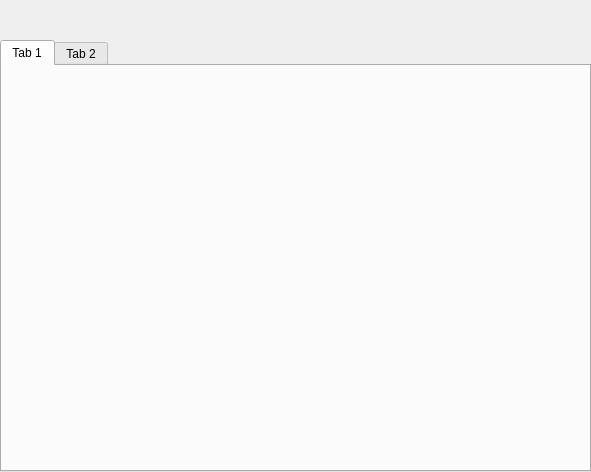
<?xml version="1.0" encoding="UTF-8"?>
<ui version="4.0">
 <class>AnotherShadowWidget</class>
 <widget class="QWidget" name="AnotherShadowWidget">
  <property name="geometry">
   <rect>
    <x>0</x>
    <y>0</y>
    <width>591</width>
    <height>472</height>
   </rect>
  </property>
  <property name="windowTitle">
   <string>Form</string>
  </property>
  <layout class="QVBoxLayout" name="verticalLayout">
   <property name="spacing">
    <number>0</number>
   </property>
   <property name="leftMargin">
    <number>0</number>
   </property>
   <property name="topMargin">
    <number>0</number>
   </property>
   <property name="rightMargin">
    <number>0</number>
   </property>
   <property name="bottomMargin">
    <number>0</number>
   </property>
   <item>
    <widget class="TitleBar" name="titlebarWidget" native="true">
     <property name="sizePolicy">
      <sizepolicy hsizetype="Preferred" vsizetype="Fixed">
       <horstretch>0</horstretch>
       <verstretch>0</verstretch>
      </sizepolicy>
     </property>
     <property name="minimumSize">
      <size>
       <width>0</width>
       <height>40</height>
      </size>
     </property>
    </widget>
   </item>
   <item>
    <widget class="QTabWidget" name="tabWidget">
     <widget class="QWidget" name="tab">
      <attribute name="title">
       <string>Tab 1</string>
      </attribute>
     </widget>
     <widget class="QWidget" name="tab_2">
      <attribute name="title">
       <string>Tab 2</string>
      </attribute>
     </widget>
    </widget>
   </item>
  </layout>
 </widget>
 <customwidgets>
  <customwidget>
   <class>TitleBar</class>
   <extends>QWidget</extends>
   <header>titlebar.h</header>
   <container>1</container>
  </customwidget>
 </customwidgets>
 <resources/>
 <connections/>
</ui>
